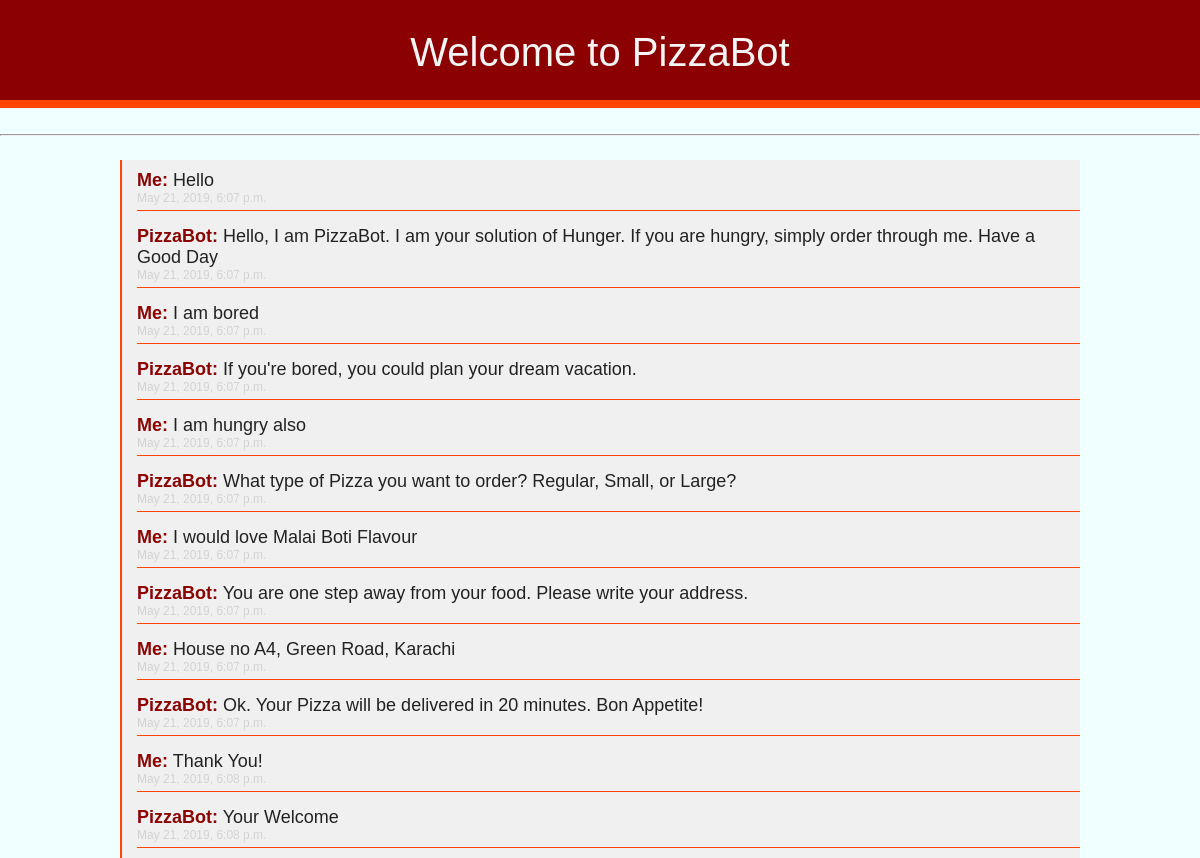
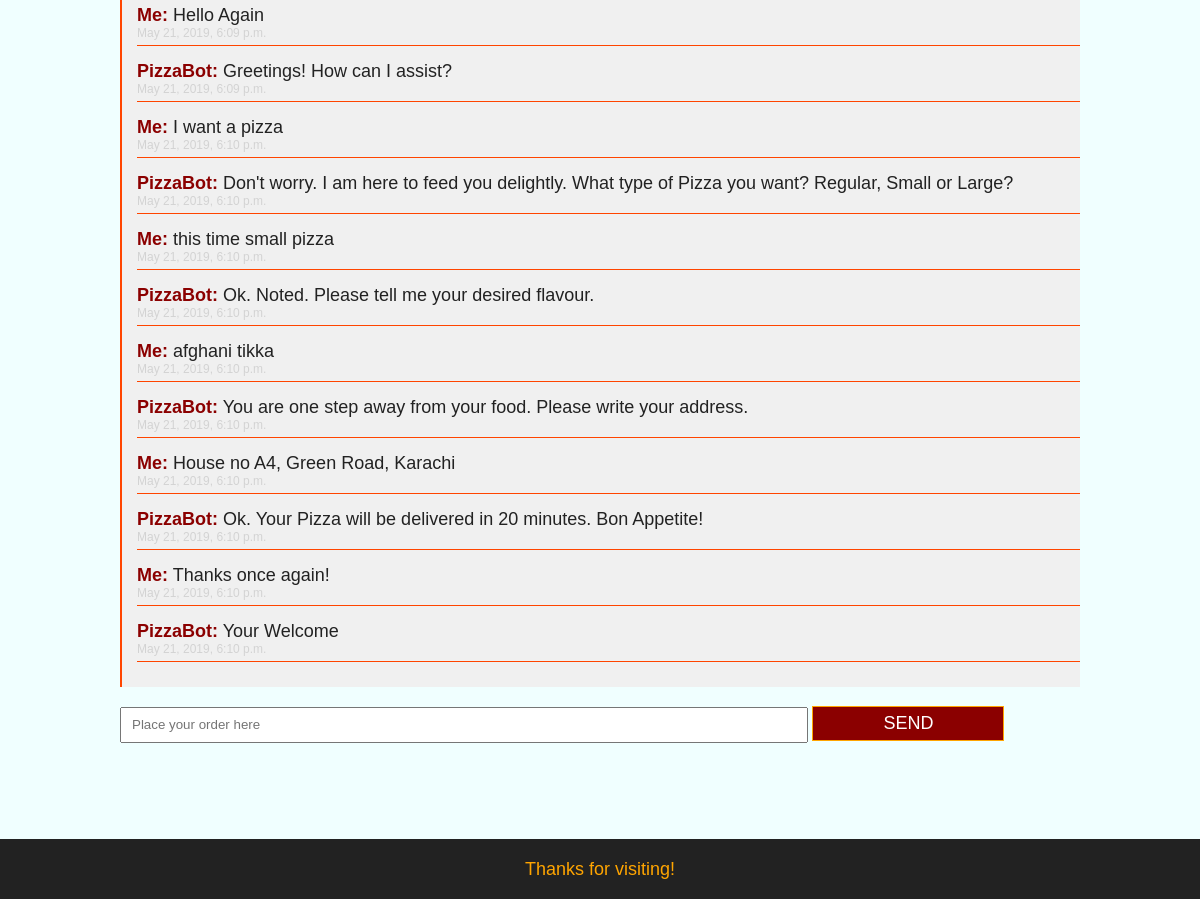
The page / on the database its author committed (2 pictures, top to bottom).
### bot/models.py (models this page shows)
class Message(models.Model):
    message=models.CharField(max_length=500)
    sender=models.CharField(max_length=500)
    created=models.DateTimeField(auto_now=True)

### bot/views.py (the view, shortened to what this page needs)
# urls.py: url(r'^$',HomeView.as_view(),name='home'),
class HomeView(TemplateView):
    template_name='chatbot/chatbot.html'
    def get(self,request):
        form=MessageForm
        chatlog=Message.objects.all()
        args={'form':form,'chatlog':chatlog}
        return render(request,self.template_name,args)

### bot/templates/chatbot/chatbot.html (shortened to what this page needs)
<!DOCTYPE html>
<html lang="en">
<head>
 </head>
<body>
    <div class="header">
    <p>Welcome to PizzaBot</p>
</div>
<div style="background-color: orangered; height: 8px;"></div>
<br>
<hr>
<div class="container">
    <div class="log">
    {% for message in chatlog %}
    <div class="section">
        <p style="font-size: 18px;"><span style="color: darkred; font-weight: bold;">{{message.sender}}:</span> <span style="color: #222222">{{ message.message }}</span></p>
        <p style="font-size: 12px; color: lightgrey;">{{ message.created}}</p></div>
    {% endfor %}
</div>
    <form method="post">
        <input type="text" name="post" id="text" placeholder="Place your order here" required=yes>
        <button type="submit">SEND</button>
    </form>
</div>
<div class="footer">Thanks for visiting!</div>
</body>
</html>

### bot/templates/chatbot/chatbot.html (style rules this page uses)
html, body, div, span, applet, object, iframe,p, blockquote, pre, a, abbr, acronym, address, big, cite, code, del, dfn, em, img, ins, kbd, q, s, samp, small, strike, strong, sub, sup, tt, var, b, u, i, center, dl, dt, dd, ol, ul, li, fieldset, form, label, legend, table, caption, tbody, tfoot, thead, tr, th, td, article, aside, canvas, details, embed, figure, figcaption, footer, header, hgroup, menu, nav, output, ruby, section, summary, time, mark, audio, video { margin: 0; padding: 0; border: 0; font-size: 100%; font: inherit; vertical-align: baseline; font-family: Arial, Helvetica, sans-serif; }
body { background-color:azure; }
.header { background-color: darkred; color: whitesmoke; width: 100%; height: 60px; padding-top: 30px; padding-bottom: 10px; text-align: center; font-size: 40px; }
.container { width: 960px; margin-left: auto; margin-right: auto; margin-top: 2%; }
.log { padding-top: 10px; padding-bottom: 10px; margin-top: 10px; margin-bottom: 2%; padding-left: 15px; border-left: 2px solid orangered; background-color: #F0F0F0; }
.section { border-bottom: 1px solid orangered; padding-bottom: 5px; margin-bottom: 15px; }
form { margin-bottom: 10%; margin-left: auto; margin-right: auto; }
#text { width: 70%; height: 30px; padding-left: 10px; }
button { width: 20%; height: 35px; background-color: darkred; color: white; font-size: 18px; border: 1px solid orange; transition: all 0.5s; }
.footer { text-align: center; background-color: #222222; color: orange; font-size: 18px; height: 40px; padding-top: 20px; }

### rows shown on the page
Message: sender "Me", message "Hello", created "May 21, 2019, 6:07 p.m."
Message: sender "PizzaBot", message "Hello, I am PizzaBot. I am your solution of Hunger. If you are hungry, simply order through me. Have a Good Day", created "May 21, 2019, 6:07 p.m."
Message: sender "Me", message "I am bored", created "May 21, 2019, 6:07 p.m."
Message: sender "PizzaBot", message "If you're bored, you could plan your dream vacation.", created "May 21, 2019, 6:07 p.m."
Message: sender "Me", message "I am hungry also", created "May 21, 2019, 6:07 p.m."
Message: sender "PizzaBot", message "What type of Pizza you want to order? Regular, Small, or Large?", created "May 21, 2019, 6:07 p.m."
Message: sender "Me", message "I would love Malai Boti Flavour", created "May 21, 2019, 6:07 p.m."
Message: sender "PizzaBot", message "You are one step away from your food. Please write your address.", created "May 21, 2019, 6:07 p.m."
Message: sender "Me", message "House no A4, Green Road, Karachi", created "May 21, 2019, 6:07 p.m."
Message: sender "PizzaBot", message "Ok. Your Pizza will be delivered in 20 minutes. Bon Appetite!", created "May 21, 2019, 6:07 p.m."
Message: sender "Me", message "Thank You!", created "May 21, 2019, 6:08 p.m."
Message: sender "PizzaBot", message "Your Welcome", created "May 21, 2019, 6:08 p.m."
Message: sender "Me", message "Hello Again", created "May 21, 2019, 6:09 p.m."
Message: sender "PizzaBot", message "Greetings! How can I assist?", created "May 21, 2019, 6:09 p.m."
Message: sender "Me", message "I want a pizza", created "May 21, 2019, 6:10 p.m."
Message: sender "PizzaBot", message "Don't worry. I am here to feed you delightly. What type of Pizza you want? Regular, Small or Large?", created "May 21, 2019, 6:10 p.m."
Message: sender "Me", message "this time small pizza", created "May 21, 2019, 6:10 p.m."
Message: sender "PizzaBot", message "Ok. Noted. Please tell me your desired flavour.", created "May 21, 2019, 6:10 p.m."
Message: sender "Me", message "afghani tikka", created "May 21, 2019, 6:10 p.m."
Message: sender "PizzaBot", message "You are one step away from your food. Please write your address.", created "May 21, 2019, 6:10 p.m."
Message: sender "Me", message "House no A4, Green Road, Karachi", created "May 21, 2019, 6:10 p.m."
Message: sender "PizzaBot", message "Ok. Your Pizza will be delivered in 20 minutes. Bon Appetite!", created "May 21, 2019, 6:10 p.m."
Message: sender "Me", message "Thanks once again!", created "May 21, 2019, 6:10 p.m."
Message: sender "PizzaBot", message "Your Welcome", created "May 21, 2019, 6:10 p.m."
